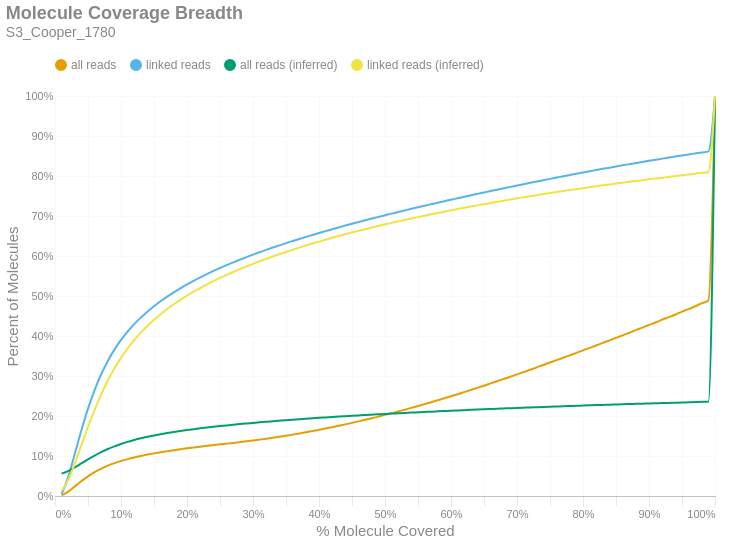

Write notebook code for a chart like this one.
### Markdown cell above
### Molecule Read Coverage
This chart shows molecule coverage breadth as computed by the number of bases aligned to that molecule. In other words, "*how much of each unique long molecule is actually sequenced/aligned?*" Keep in mind there is a distinction between sequences and alignments, since some sequences belonging to a particular molecule may not align well and wouldn't appear in the alignment data. This chart also shows molecule coverage breadth as computed by the *inferred fragment* from which the aligned sequences originate. Unlike read coverage, this calculation takes into account the total insert size, including unsequenced gaps between the forward and reverse reads. Like the previous figures, these are cumulative percents.

### Code cell
if SKIPLR:
    print_html(f"Skipped")
else:
    binned_df = consolidated_hist(valids['coverage_bp'], mask, 0.01, True)
    binned_df_inf = consolidated_hist(valids['coverage_inserts'], mask, 0.01, True)
    binned_df = binned_df.with_columns(pl.lit(binned_df_inf['all reads (cumsum)']).alias('all reads (inferred)'))
    binned_df = binned_df.with_columns(pl.lit(binned_df_inf['linked reads (cumsum)']).alias('linked reads (inferred)'))
    binned_df = binned_df.with_columns(
        (pl.col('bin').cast(pl.Float64) + 0.01).alias('right_edge')
    )

    with SafeRender(binned_df):
        (
            density_plot(binned_df, 'Molecule Coverage Breadth', samplename, 'molcov', ['all reads (inferred)','linked reads (inferred)'])
            .encode(
                #x=alt.X('bin:Q', title="% Molecule Covered").axis(format = '%').scale(padding=0),
                x=alt.X('right_edge:Q', title="% Molecule Covered").axis(format='%').scale(padding=0),
                y=alt.Y('value:Q', title='Percent of Molecules')
                    .axis(format='%')
                    .stack(False)
                    .scale(domainMin=0, padding=0),
                color=alt.Color("key:N").scale(domain = ["all reads", "linked reads", "all reads (inferred)", "linked reads (inferred)"]),
                tooltip = [
                    alt.Tooltip("key:N", title = "Data Type"),
                    alt.Tooltip("range_label:N", title="% Molecule Covered"),
                    alt.Tooltip("value:Q", format = ".2%", title="% Molecules")
                ]
            )
        ).display()

### Figure 1 — Vega-Lite specification as saved in the notebook (floating-point values rounded to 4 significant figures)
{"width": "container", "height": 400, "config": {"title": {"anchor": "start", "dy": -15, "fontSize": 18, "color": "#888888", "subtitleColor": "#888888", "subtitleFontSize": 14}, "arc": {"fill": "#0072B2"}, "axis": {"domainColor": "#888888", "domainWidth": 0.5, "gridWidth": 0.2, "grid": false, "titleFontWeight": 400, "titleFontSize": 15, "labelFontSize": 11, "labelColor": "#888888", "tickColor": "#888888", "tickWidth": 0.2, "titleColor": "#888888"}, "axisBand": {"grid": false}, "axisX": {"grid": true, "tickSize": 10, "domainCap": "round"}, "axisY": {"domain": false, "grid": true, "tickSize": 0, "domainCap": "round"}, "background": "transparent", "header": {"labelFontSize": 15, "labelColor": "#888888", "titleFontSize": 15, "titleFontWeight": 600, "titleColor": "#888888"}, "legend": {"labelFont": "sans-serif", "labelFontSize": 12, "labelColor": "#888888", "symbolSize": 100, "symbolType": "circle", "titleFontSize": 12, "titlePadding": 10, "titleColor": "#888888", "title": null, "orient": "top"}, "range": {"category": ["#E69F00", "#56B4E9", "#009E73", "#F0E442", "#0072B2", "#D55E00", "#CC79A7", "#000000"], "diverging": ["#cfe8f3", "#a2d4ec", "#73bfe2", "#46abdb", "#1696d2", "#12719e"]}, "area": {"fill": "#0072B2", "fillOpacity": 0.7, "line": true, "strokeOpacity": 0.7}, "line": {"color": "#0072B2", "stroke": "#0072B2", "strokeWidth": 2}, "trail": {"color": "#0072B2", "stroke": "#0072B2", "strokeWidth": 0, "size": 1}, "point": {"filled": true, "fillOpacity": 1.0, "size": 95}, "text": {"color": "#888888", "fontSize": 11, "align": "right", "fontWeight": 400, "size": 11}, "bar": {"fill": "#0072B2", "stroke": null}, "view": {"stroke": null, "continuousWidth": 660, "continuousHeight": 400}}, "data": {"name": "data-66fd56ee8e19a996f058438a1b7d64c3"}, "mark": {"type": "line", "interpolate": "monotone", "point": {"opacity": 0, "size": 275}}, "encoding": {"color": {"field": "key", "scale": {"domain": ["all reads", "linked reads", "all reads (inferred)", "linked reads (inferred)"]}, "type": "nominal"}, "tooltip": [{"field": "key", "title": "Data Type", "type": "nominal"}, {"field": "range_label", "title": "% Molecule Covered", "type": "nominal"}, {"field": "value", "format": ".2%", "title": "% Molecules", "type": "quantitative"}], "x": {"axis": {"format": "%"}, "field": "right_edge", "scale": {"padding": 0}, "title": "% Molecule Covered", "type": "quantitative"}, "y": {"axis": {"format": "%"}, "field": "value", "scale": {"domainMin": 0, "padding": 0}, "stack": false, "title": "Percent of Molecules", "type": "quantitative"}}, "params": [{"name": "param_c36ac31b6afebe62", "select": {"type": "point", "fields": ["key"]}, "bind": "legend"}], "title": {"text": "Molecule Coverage Breadth", "subtitle": "S3_Cooper_1780"}, "transform": [{"fold": ["all reads (cumsum)", "linked reads (cumsum)", "all reads (inferred)", "linked reads (inferred)"]}, {"calculate": "replace(datum.key, ' (cumsum)', '')", "as": "key"}, {"filter": {"param": "param_c36ac31b6afebe62"}}], "usermeta": {"embedOptions": {"downloadFileName": "S3_Cooper_1780.molcov"}}, "$schema": "https://vega.github.io/schema/vega-lite/v6.1.0.json", "datasets": {"data-66fd56ee8e19a996f058438a1b7d64c3": [{"bin": "0.0", "interval": "0.0-0.01", "all reads": 0.001315, "linked reads": 0.005105, "all reads (cumsum)": 0.001315, "linked reads (cumsum)": 0.005105, "range_label": "0.0-0.01", "all reads (inferred)": 0.05587, "linked reads (inferred)": 0.0128, "right_edge": 0.01}, {"bin": "0.01", "interval": "0.01-0.02", "all reads": 0.009582, "linked reads": 0.0422, "all reads (cumsum)": 0.0109, "linked reads (cumsum)": 0.0473, "range_label": "0.01-0.02", "all reads (inferred)": 0.06197, "linked reads (inferred)": 0.03954, "right_edge": 0.02}, {"bin": "0.02", "interval": "0.02-0.03", "all reads": 0.01305, "linked reads": 0.0583, "all reads (cumsum)": 0.02395, "linked reads (cumsum)": 0.1056, "range_label": "0.02-0.03", "all reads (inferred)": 0.07126, "linked reads (inferred)": 0.08099, "right_edge": 0.03}, {"bin": "0.03", "interval": "0.03-0.04", "all reads": 0.01316, "linked reads": 0.05894, "all reads (cumsum)": 0.03712, "linked reads (cumsum)": 0.1645, "range_label": "0.03-0.04", "all reads (inferred)": 0.08154, "linked reads (inferred)": 0.1271, "right_edge": 0.04}, {"bin": "0.04", "interval": "0.04-0.05", "all reads": 0.01202, "linked reads": 0.0539, "all reads (cumsum)": 0.04914, "linked reads (cumsum)": 0.2184, "range_label": "0.04-0.05", "all reads (inferred)": 0.09176, "linked reads (inferred)": 0.1729, "right_edge": 0.05}, {"bin": "0.05", "interval": "0.05-0.06", "all reads": 0.01038, "linked reads": 0.0465, "all reads (cumsum)": 0.05952, "linked reads (cumsum)": 0.2649, "range_label": "0.05-0.06", "all reads (inferred)": 0.1012, "linked reads (inferred)": 0.2154, "right_edge": 0.06}, {"bin": "0.06", "interval": "0.06-0.07", "all reads": 0.008806, "linked reads": 0.03944, "all reads (cumsum)": 0.06833, "linked reads (cumsum)": 0.3044, "range_label": "0.06-0.07", "all reads (inferred)": 0.1099, "linked reads (inferred)": 0.2542, "right_edge": 0.07}, {"bin": "0.07", "interval": "0.07-0.08", "all reads": 0.00744, "linked reads": 0.0333, "all reads (cumsum)": 0.07577, "linked reads (cumsum)": 0.3377, "range_label": "0.07-0.08", "all reads (inferred)": 0.1175, "linked reads (inferred)": 0.2886, "right_edge": 0.08}, {"bin": "0.08", "interval": "0.08-0.09", "all reads": 0.006344, "linked reads": 0.02833, "all reads (cumsum)": 0.08211, "linked reads (cumsum)": 0.366, "range_label": "0.08-0.09", "all reads (inferred)": 0.1242, "linked reads (inferred)": 0.3186, "right_edge": 0.09}, {"bin": "0.09", "interval": "0.09-0.1", "all reads": 0.005415, "linked reads": 0.02414, "all reads (cumsum)": 0.08753, "linked reads (cumsum)": 0.3902, "range_label": "0.09-0.1", "all reads (inferred)": 0.1301, "linked reads (inferred)": 0.3452, "right_edge": 0.1}, {"bin": "0.1", "interval": "0.1-0.11", "all reads": 0.004741, "linked reads": 0.02104, "all reads (cumsum)": 0.09227, "linked reads (cumsum)": 0.4112, "range_label": "0.1-0.11", "all reads (inferred)": 0.1353, "linked reads (inferred)": 0.3687, "right_edge": 0.11}, {"bin": "0.11", "interval": "0.11-0.12", "all reads": 0.004169, "linked reads": 0.01849, "all reads (cumsum)": 0.09644, "linked reads (cumsum)": 0.4297, "range_label": "0.11-0.12", "all reads (inferred)": 0.14, "linked reads (inferred)": 0.3897, "right_edge": 0.12}, {"bin": "0.12", "interval": "0.12-0.13", "all reads": 0.003675, "linked reads": 0.01627, "all reads (cumsum)": 0.1001, "linked reads (cumsum)": 0.446, "range_label": "0.12-0.13", "all reads (inferred)": 0.1442, "linked reads (inferred)": 0.4084, "right_edge": 0.13}, {"bin": "0.13", "interval": "0.13-0.14", "all reads": 0.00338, "linked reads": 0.01493, "all reads (cumsum)": 0.1035, "linked reads (cumsum)": 0.4609, "range_label": "0.13-0.14", "all reads (inferred)": 0.1479, "linked reads (inferred)": 0.4252, "right_edge": 0.14}, {"bin": "0.14", "interval": "0.14-0.15", "all reads": 0.003076, "linked reads": 0.01355, "all reads (cumsum)": 0.1066, "linked reads (cumsum)": 0.4744, "range_label": "0.14-0.15", "all reads (inferred)": 0.1514, "linked reads (inferred)": 0.4405, "right_edge": 0.15}, {"bin": "0.15", "interval": "0.15-0.16", "all reads": 0.002849, "linked reads": 0.01248, "all reads (cumsum)": 0.1094, "linked reads (cumsum)": 0.4869, "range_label": "0.15-0.16", "all reads (inferred)": 0.1545, "linked reads (inferred)": 0.4545, "right_edge": 0.16}, {"bin": "0.16", "interval": "0.16-0.17", "all reads": 0.002669, "linked reads": 0.01162, "all reads (cumsum)": 0.1121, "linked reads (cumsum)": 0.4985, "range_label": "0.16-0.17", "all reads (inferred)": 0.1574, "linked reads (inferred)": 0.4675, "right_edge": 0.17}, {"bin": "0.17", "interval": "0.17-0.18", "all reads": 0.002481, "linked reads": 0.0107, "all reads (cumsum)": 0.1146, "linked reads (cumsum)": 0.5092, "range_label": "0.17-0.18", "all reads (inferred)": 0.1601, "linked reads (inferred)": 0.4794, "right_edge": 0.18}, {"bin": "0.18", "interval": "0.18-0.19", "all reads": 0.002353, "linked reads": 0.01008, "all reads (cumsum)": 0.1169, "linked reads (cumsum)": 0.5193, "range_label": "0.18-0.19", "all reads (inferred)": 0.1625, "linked reads (inferred)": 0.4905, "right_edge": 0.19}, {"bin": "0.19", "interval": "0.19-0.2", "all reads": 0.002254, "linked reads": 0.009614, "all reads (cumsum)": 0.1192, "linked reads (cumsum)": 0.5289, "range_label": "0.19-0.2", "all reads (inferred)": 0.1649, "linked reads (inferred)": 0.501, "right_edge": 0.2}, {"bin": "0.2", "interval": "0.2-0.21", "all reads": 0.002128, "linked reads": 0.008974, "all reads (cumsum)": 0.1213, "linked reads (cumsum)": 0.5379, "range_label": "0.2-0.21", "all reads (inferred)": 0.1671, "linked reads (inferred)": 0.5107, "right_edge": 0.21}, {"bin": "0.21", "interval": "0.21-0.22", "all reads": 0.002053, "linked reads": 0.008553, "all reads (cumsum)": 0.1234, "linked reads (cumsum)": 0.5464, "range_label": "0.21-0.22", "all reads (inferred)": 0.1691, "linked reads (inferred)": 0.5199, "right_edge": 0.22}, {"bin": "0.22", "interval": "0.22-0.23", "all reads": 0.001999, "linked reads": 0.008276, "all reads (cumsum)": 0.1254, "linked reads (cumsum)": 0.5547, "range_label": "0.22-0.23", "all reads (inferred)": 0.1711, "linked reads (inferred)": 0.5287, "right_edge": 0.23}, {"bin": "0.23", "interval": "0.23-0.24", "all reads": 0.001914, "linked reads": 0.007777, "all reads (cumsum)": 0.1273, "linked reads (cumsum)": 0.5625, "range_label": "0.23-0.24", "all reads (inferred)": 0.173, "linked reads (inferred)": 0.5371, "right_edge": 0.24}, {"bin": "0.24", "interval": "0.24-0.25", "all reads": 0.001883, "linked reads": 0.007553, "all reads (cumsum)": 0.1291, "linked reads (cumsum)": 0.5701, "range_label": "0.24-0.25", "all reads (inferred)": 0.1748, "linked reads (inferred)": 0.5452, "right_edge": 0.25}, {"bin": "0.25", "interval": "0.25-0.26", "all reads": 0.001795, "linked reads": 0.007016, "all reads (cumsum)": 0.1309, "linked reads (cumsum)": 0.5771, "range_label": "0.25-0.26", "all reads (inferred)": 0.1765, "linked reads (inferred)": 0.5528, "right_edge": 0.26}, {"bin": "0.26", "interval": "0.26-0.27", "all reads": 0.001845, "linked reads": 0.006913, "all reads (cumsum)": 0.1328, "linked reads (cumsum)": 0.584, "range_label": "0.26-0.27", "all reads (inferred)": 0.1782, "linked reads (inferred)": 0.5601, "right_edge": 0.27}, {"bin": "0.27", "interval": "0.27-0.28", "all reads": 0.001896, "linked reads": 0.006695, "all reads (cumsum)": 0.1347, "linked reads (cumsum)": 0.5907, "range_label": "0.27-0.28", "all reads (inferred)": 0.1798, "linked reads (inferred)": 0.5672, "right_edge": 0.28}, {"bin": "0.28", "interval": "0.28-0.29", "all reads": 0.001956, "linked reads": 0.006402, "all reads (cumsum)": 0.1366, "linked reads (cumsum)": 0.5971, "range_label": "0.28-0.29", "all reads (inferred)": 0.1813, "linked reads (inferred)": 0.5739, "right_edge": 0.29}, {"bin": "0.29", "interval": "0.29-0.3", "all reads": 0.002098, "linked reads": 0.006305, "all reads (cumsum)": 0.1387, "linked reads (cumsum)": 0.6034, "range_label": "0.29-0.3", "all reads (inferred)": 0.1828, "linked reads (inferred)": 0.5805, "right_edge": 0.3}, {"bin": "0.3", "interval": "0.3-0.31", "all reads": 0.002181, "linked reads": 0.006067, "all reads (cumsum)": 0.1409, "linked reads (cumsum)": 0.6095, "range_label": "0.3-0.31", "all reads (inferred)": 0.1842, "linked reads (inferred)": 0.5868, "right_edge": 0.31}, {"bin": "0.31", "interval": "0.31-0.32", "all reads": 0.00232, "linked reads": 0.00595, "all reads (cumsum)": 0.1432, "linked reads (cumsum)": 0.6154, "range_label": "0.31-0.32", "all reads (inferred)": 0.1856, "linked reads (inferred)": 0.5929, "right_edge": 0.32}, {"bin": "0.32", "interval": "0.32-0.33", "all reads": 0.002416, "linked reads": 0.005692, "all reads (cumsum)": 0.1457, "linked reads (cumsum)": 0.6211, "range_label": "0.32-0.33", "all reads (inferred)": 0.1869, "linked reads (inferred)": 0.5989, "right_edge": 0.33}, {"bin": "0.33", "interval": "0.33-0.34", "all reads": 0.002488, "linked reads": 0.005547, "all reads (cumsum)": 0.1481, "linked reads (cumsum)": 0.6266, "range_label": "0.33-0.34", "all reads (inferred)": 0.1882, "linked reads (inferred)": 0.6046, "right_edge": 0.34}, {"bin": "0.34", "interval": "0.34-0.35", "all reads": 0.002607, "linked reads": 0.005433, "all reads (cumsum)": 0.1508, "linked reads (cumsum)": 0.6321, "range_label": "0.34-0.35", "all reads (inferred)": 0.1895, "linked reads (inferred)": 0.6102, "right_edge": 0.35}, {"bin": "0.35", "interval": "0.35-0.36", "all reads": 0.002693, "linked reads": 0.005271, "all reads (cumsum)": 0.1534, "linked reads (cumsum)": 0.6373, "range_label": "0.35-0.36", "all reads (inferred)": 0.1907, "linked reads (inferred)": 0.6156, "right_edge": 0.36}, {"bin": "0.36", "interval": "0.36-0.37", "all reads": 0.002823, "linked reads": 0.005214, "all reads (cumsum)": 0.1563, "linked reads (cumsum)": 0.6426, "range_label": "0.36-0.37", "all reads (inferred)": 0.1919, "linked reads (inferred)": 0.6209, "right_edge": 0.37}, {"bin": "0.37", "interval": "0.37-0.38", "all reads": 0.002924, "linked reads": 0.005043, "all reads (cumsum)": 0.1592, "linked reads (cumsum)": 0.6476, "range_label": "0.37-0.38", "all reads (inferred)": 0.1931, "linked reads (inferred)": 0.6261, "right_edge": 0.38}, {"bin": "0.38", "interval": "0.38-0.39", "all reads": 0.003042, "linked reads": 0.005035, "all reads (cumsum)": 0.1622, "linked reads (cumsum)": 0.6526, "range_label": "0.38-0.39", "all reads (inferred)": 0.1942, "linked reads (inferred)": 0.6311, "right_edge": 0.39}, {"bin": "0.39", "interval": "0.39-0.4", "all reads": 0.003204, "linked reads": 0.004918, "all reads (cumsum)": 0.1654, "linked reads (cumsum)": 0.6576, "range_label": "0.39-0.4", "all reads (inferred)": 0.1953, "linked reads (inferred)": 0.636, "right_edge": 0.4}, {"bin": "0.4", "interval": "0.4-0.41", "all reads": 0.003236, "linked reads": 0.004699, "all reads (cumsum)": 0.1687, "linked reads (cumsum)": 0.6623, "range_label": "0.4-0.41", "all reads (inferred)": 0.1964, "linked reads (inferred)": 0.6408, "right_edge": 0.41}, {"bin": "0.41", "interval": "0.41-0.42", "all reads": 0.003395, "linked reads": 0.004702, "all reads (cumsum)": 0.1721, "linked reads (cumsum)": 0.667, "range_label": "0.41-0.42", "all reads (inferred)": 0.1975, "linked reads (inferred)": 0.6454, "right_edge": 0.42}, {"bin": "0.42", "interval": "0.42-0.43", "all reads": 0.003459, "linked reads": 0.004611, "all reads (cumsum)": 0.1755, "linked reads (cumsum)": 0.6716, "range_label": "0.42-0.43", "all reads (inferred)": 0.1985, "linked reads (inferred)": 0.6499, "right_edge": 0.43}, {"bin": "0.43", "interval": "0.43-0.44", "all reads": 0.003563, "linked reads": 0.004569, "all reads (cumsum)": 0.1791, "linked reads (cumsum)": 0.6761, "range_label": "0.43-0.44", "all reads (inferred)": 0.1995, "linked reads (inferred)": 0.6543, "right_edge": 0.44}, {"bin": "0.44", "interval": "0.44-0.45", "all reads": 0.003677, "linked reads": 0.004505, "all reads (cumsum)": 0.1828, "linked reads (cumsum)": 0.6806, "range_label": "0.44-0.45", "all reads (inferred)": 0.2005, "linked reads (inferred)": 0.6586, "right_edge": 0.45}, {"bin": "0.45", "interval": "0.45-0.46", "all reads": 0.003784, "linked reads": 0.004383, "all reads (cumsum)": 0.1865, "linked reads (cumsum)": 0.685, "range_label": "0.45-0.46", "all reads (inferred)": 0.2014, "linked reads (inferred)": 0.6629, "right_edge": 0.46}, {"bin": "0.46", "interval": "0.46-0.47", "all reads": 0.003886, "linked reads": 0.00425, "all reads (cumsum)": 0.1904, "linked reads (cumsum)": 0.6893, "range_label": "0.46-0.47", "all reads (inferred)": 0.2024, "linked reads (inferred)": 0.6671, "right_edge": 0.47}, {"bin": "0.47", "interval": "0.47-0.48", "all reads": 0.004017, "linked reads": 0.004297, "all reads (cumsum)": 0.1945, "linked reads (cumsum)": 0.6936, "range_label": "0.47-0.48", "all reads (inferred)": 0.2033, "linked reads (inferred)": 0.6711, "right_edge": 0.48}, {"bin": "0.48", "interval": "0.48-0.49", "all reads": 0.003965, "linked reads": 0.004167, "all reads (cumsum)": 0.1984, "linked reads (cumsum)": 0.6977, "range_label": "0.48-0.49", "all reads (inferred)": 0.2042, "linked reads (inferred)": 0.6752, "right_edge": 0.49}, {"bin": "0.49", "interval": "0.49-0.5", "all reads": 0.004448, "linked reads": 0.004275, "all reads (cumsum)": 0.2029, "linked reads (cumsum)": 0.702, "range_label": "0.49-0.5", "all reads (inferred)": 0.2052, "linked reads (inferred)": 0.6792, "right_edge": 0.5}, {"bin": "0.5", "interval": "0.5-0.51", "all reads": 0.003929, "linked reads": 0.00394, "all reads (cumsum)": 0.2068, "linked reads (cumsum)": 0.706, "range_label": "0.5-0.51", "all reads (inferred)": 0.206, "linked reads (inferred)": 0.6829, "right_edge": 0.51}, {"bin": "0.51", "interval": "0.51-0.52", "all reads": 0.004526, "linked reads": 0.004053, "all reads (cumsum)": 0.2113, "linked reads (cumsum)": 0.71, "range_label": "0.51-0.52", "all reads (inferred)": 0.2069, "linked reads (inferred)": 0.6866, "right_edge": 0.52}, {"bin": "0.52", "interval": "0.52-0.53", "all reads": 0.004422, "linked reads": 0.004016, "all reads (cumsum)": 0.2157, "linked reads (cumsum)": 0.714, "range_label": "0.52-0.53", "all reads (inferred)": 0.2077, "linked reads (inferred)": 0.6903, "right_edge": 0.53}, {"bin": "0.53", "interval": "0.53-0.54", "all reads": 0.00459, "linked reads": 0.004016, "all reads (cumsum)": 0.2203, "linked reads (cumsum)": 0.718, "range_label": "0.53-0.54", "all reads (inferred)": 0.2085, "linked reads (inferred)": 0.6938, "right_edge": 0.54}, {"bin": "0.54", "interval": "0.54-0.55", "all reads": 0.004554, "linked reads": 0.003895, "all reads (cumsum)": 0.2249, "linked reads (cumsum)": 0.7219, "range_label": "0.54-0.55", "all reads (inferred)": 0.2093, "linked reads (inferred)": 0.6972, "right_edge": 0.55}, {"bin": "0.55", "interval": "0.55-0.56", "all reads": 0.004813, "linked reads": 0.003893, "all reads (cumsum)": 0.2297, "linked reads (cumsum)": 0.7258, "range_label": "0.55-0.56", "all reads (inferred)": 0.2101, "linked reads (inferred)": 0.7007, "right_edge": 0.56}, {"bin": "0.56", "interval": "0.56-0.57", "all reads": 0.004811, "linked reads": 0.003773, "all reads (cumsum)": 0.2345, "linked reads (cumsum)": 0.7296, "range_label": "0.56-0.57", "all reads (inferred)": 0.2109, "linked reads (inferred)": 0.7042, "right_edge": 0.57}, {"bin": "0.57", "interval": "0.57-0.58", "all reads": 0.004849, "linked reads": 0.00373, "all reads (cumsum)": 0.2394, "linked reads (cumsum)": 0.7333, "range_label": "0.57-0.58", "all reads (inferred)": 0.2117, "linked reads (inferred)": 0.7075, "right_edge": 0.58}, {"bin": "0.58", "interval": "0.58-0.59", "all reads": 0.004935, "linked reads": 0.003737, "all reads (cumsum)": 0.2443, "linked reads (cumsum)": 0.7371, "range_label": "0.58-0.59", "all reads (inferred)": 0.2125, "linked reads (inferred)": 0.7108, "right_edge": 0.59}, {"bin": "0.59", "interval": "0.59-0.6", "all reads": 0.00517, "linked reads": 0.003775, "all reads (cumsum)": 0.2495, "linked reads (cumsum)": 0.7408, "range_label": "0.59-0.6", "all reads (inferred)": 0.2132, "linked reads (inferred)": 0.7141, "right_edge": 0.6}, {"bin": "0.6", "interval": "0.6-0.61", "all reads": 0.004951, "linked reads": 0.003583, "all reads (cumsum)": 0.2544, "linked reads (cumsum)": 0.7444, "range_label": "0.6-0.61", "all reads (inferred)": 0.2139, "linked reads (inferred)": 0.7172, "right_edge": 0.61}, {"bin": "0.61", "interval": "0.61-0.62", "all reads": 0.005338, "linked reads": 0.003667, "all reads (cumsum)": 0.2598, "linked reads (cumsum)": 0.7481, "range_label": "0.61-0.62", "all reads (inferred)": 0.2147, "linked reads (inferred)": 0.7204, "right_edge": 0.62}, {"bin": "0.62", "interval": "0.62-0.63", "all reads": 0.005242, "linked reads": 0.003619, "all reads (cumsum)": 0.265, "linked reads (cumsum)": 0.7517, "range_label": "0.62-0.63", "all reads (inferred)": 0.2154, "linked reads (inferred)": 0.7235, "right_edge": 0.63}, {"bin": "0.63", "interval": "0.63-0.64", "all reads": 0.005383, "linked reads": 0.00358, "all reads (cumsum)": 0.2704, "linked reads (cumsum)": 0.7553, "range_label": "0.63-0.64", "all reads (inferred)": 0.2161, "linked reads (inferred)": 0.7266, "right_edge": 0.64}, {"bin": "0.64", "interval": "0.64-0.65", "all reads": 0.005393, "linked reads": 0.003567, "all reads (cumsum)": 0.2758, "linked reads (cumsum)": 0.7589, "range_label": "0.64-0.65", "all reads (inferred)": 0.2168, "linked reads (inferred)": 0.7296, "right_edge": 0.65}, {"bin": "0.65", "interval": "0.65-0.66", "all reads": 0.005732, "linked reads": 0.00361, "all reads (cumsum)": 0.2815, "linked reads (cumsum)": 0.7625, "range_label": "0.65-0.66", "all reads (inferred)": 0.2175, "linked reads (inferred)": 0.7326, "right_edge": 0.66}, {"bin": "0.66", "interval": "0.66-0.67", "all reads": 0.005444, "linked reads": 0.003404, "all reads (cumsum)": 0.2869, "linked reads (cumsum)": 0.7659, "range_label": "0.66-0.67", "all reads (inferred)": 0.2182, "linked reads (inferred)": 0.7355, "right_edge": 0.67}, {"bin": "0.67", "interval": "0.67-0.68", "all reads": 0.005712, "linked reads": 0.003563, "all reads (cumsum)": 0.2927, "linked reads (cumsum)": 0.7694, "range_label": "0.67-0.68", "all reads (inferred)": 0.2188, "linked reads (inferred)": 0.7384, "right_edge": 0.68}, {"bin": "0.68", "interval": "0.68-0.69", "all reads": 0.005597, "linked reads": 0.003362, "all reads (cumsum)": 0.2983, "linked reads (cumsum)": 0.7728, "range_label": "0.68-0.69", "all reads (inferred)": 0.2195, "linked reads (inferred)": 0.7413, "right_edge": 0.69}, {"bin": "0.69", "interval": "0.69-0.7", "all reads": 0.005845, "linked reads": 0.003411, "all reads (cumsum)": 0.3041, "linked reads (cumsum)": 0.7762, "range_label": "0.69-0.7", "all reads (inferred)": 0.2202, "linked reads (inferred)": 0.7441, "right_edge": 0.7}, {"bin": "0.7", "interval": "0.7-0.71", "all reads": 0.005734, "linked reads": 0.003373, "all reads (cumsum)": 0.3098, "linked reads (cumsum)": 0.7796, "range_label": "0.7-0.71", "all reads (inferred)": 0.2208, "linked reads (inferred)": 0.7468, "right_edge": 0.71}, {"bin": "0.71", "interval": "0.71-0.72", "all reads": 0.005802, "linked reads": 0.003333, "all reads (cumsum)": 0.3156, "linked reads (cumsum)": 0.7829, "range_label": "0.71-0.72", "all reads (inferred)": 0.2214, "linked reads (inferred)": 0.7495, "right_edge": 0.72}, {"bin": "0.72", "interval": "0.72-0.73", "all reads": 0.005969, "linked reads": 0.003312, "all reads (cumsum)": 0.3216, "linked reads (cumsum)": 0.7862, "range_label": "0.72-0.73", "all reads (inferred)": 0.222, "linked reads (inferred)": 0.7521, "right_edge": 0.73}, {"bin": "0.73", "interval": "0.73-0.74", "all reads": 0.00587, "linked reads": 0.003291, "all reads (cumsum)": 0.3275, "linked reads (cumsum)": 0.7895, "range_label": "0.73-0.74", "all reads (inferred)": 0.2227, "linked reads (inferred)": 0.7548, "right_edge": 0.74}, {"bin": "0.74", "interval": "0.74-0.75", "all reads": 0.006216, "linked reads": 0.003339, "all reads (cumsum)": 0.3337, "linked reads (cumsum)": 0.7929, "range_label": "0.74-0.75", "all reads (inferred)": 0.2233, "linked reads (inferred)": 0.7573, "right_edge": 0.75}, {"bin": "0.75", "interval": "0.75-0.76", "all reads": 0.005874, "linked reads": 0.003185, "all reads (cumsum)": 0.3396, "linked reads (cumsum)": 0.796, "range_label": "0.75-0.76", "all reads (inferred)": 0.2239, "linked reads (inferred)": 0.7599, "right_edge": 0.76}, {"bin": "0.76", "interval": "0.76-0.77", "all reads": 0.006055, "linked reads": 0.003186, "all reads (cumsum)": 0.3456, "linked reads (cumsum)": 0.7992, "range_label": "0.76-0.77", "all reads (inferred)": 0.2244, "linked reads (inferred)": 0.7623, "right_edge": 0.77}, {"bin": "0.77", "interval": "0.77-0.78", "all reads": 0.006075, "linked reads": 0.003146, "all reads (cumsum)": 0.3517, "linked reads (cumsum)": 0.8024, "range_label": "0.77-0.78", "all reads (inferred)": 0.225, "linked reads (inferred)": 0.7648, "right_edge": 0.78}, {"bin": "0.78", "interval": "0.78-0.79", "all reads": 0.006064, "linked reads": 0.003129, "all reads (cumsum)": 0.3578, "linked reads (cumsum)": 0.8055, "range_label": "0.78-0.79", "all reads (inferred)": 0.2256, "linked reads (inferred)": 0.7672, "right_edge": 0.79}, {"bin": "0.79", "interval": "0.79-0.8", "all reads": 0.006452, "linked reads": 0.003314, "all reads (cumsum)": 0.3642, "linked reads (cumsum)": 0.8088, "range_label": "0.79-0.8", "all reads (inferred)": 0.2261, "linked reads (inferred)": 0.7696, "right_edge": 0.8}, {"bin": "0.8", "interval": "0.8-0.81", "all reads": 0.005993, "linked reads": 0.002989, "all reads (cumsum)": 0.3702, "linked reads (cumsum)": 0.8118, "range_label": "0.8-0.81", "all reads (inferred)": 0.2267, "linked reads (inferred)": 0.7719, "right_edge": 0.81}, {"bin": "0.81", "interval": "0.81-0.82", "all reads": 0.006144, "linked reads": 0.003062, "all reads (cumsum)": 0.3763, "linked reads (cumsum)": 0.8149, "range_label": "0.81-0.82", "all reads (inferred)": 0.2272, "linked reads (inferred)": 0.7743, "right_edge": 0.82}, {"bin": "0.82", "interval": "0.82-0.83", "all reads": 0.006338, "linked reads": 0.003015, "all reads (cumsum)": 0.3827, "linked reads (cumsum)": 0.8179, "range_label": "0.82-0.83", "all reads (inferred)": 0.2278, "linked reads (inferred)": 0.7766, "right_edge": 0.83}, {"bin": "0.83", "interval": "0.83-0.84", "all reads": 0.00629, "linked reads": 0.002932, "all reads (cumsum)": 0.389, "linked reads (cumsum)": 0.8208, "range_label": "0.83-0.84", "all reads (inferred)": 0.2283, "linked reads (inferred)": 0.7789, "right_edge": 0.84}, {"bin": "0.84", "interval": "0.84-0.85", "all reads": 0.006272, "linked reads": 0.002974, "all reads (cumsum)": 0.3952, "linked reads (cumsum)": 0.8238, "range_label": "0.84-0.85", "all reads (inferred)": 0.2288, "linked reads (inferred)": 0.7811, "right_edge": 0.85}, {"bin": "0.85", "interval": "0.85-0.86", "all reads": 0.006453, "linked reads": 0.003017, "all reads (cumsum)": 0.4017, "linked reads (cumsum)": 0.8268, "range_label": "0.85-0.86", "all reads (inferred)": 0.2294, "linked reads (inferred)": 0.7833, "right_edge": 0.86}, {"bin": "0.86", "interval": "0.86-0.87", "all reads": 0.006344, "linked reads": 0.002833, "all reads (cumsum)": 0.408, "linked reads (cumsum)": 0.8296, "range_label": "0.86-0.87", "all reads (inferred)": 0.2299, "linked reads (inferred)": 0.7854, "right_edge": 0.87}, {"bin": "0.87", "interval": "0.87-0.88", "all reads": 0.006519, "linked reads": 0.002783, "all reads (cumsum)": 0.4146, "linked reads (cumsum)": 0.8324, "range_label": "0.87-0.88", "all reads (inferred)": 0.2304, "linked reads (inferred)": 0.7875, "right_edge": 0.88}, {"bin": "0.88", "interval": "0.88-0.89", "all reads": 0.00643, "linked reads": 0.002786, "all reads (cumsum)": 0.421, "linked reads (cumsum)": 0.8352, "range_label": "0.88-0.89", "all reads (inferred)": 0.2308, "linked reads (inferred)": 0.7896, "right_edge": 0.89}, {"bin": "0.89", "interval": "0.89-0.9", "all reads": 0.006622, "linked reads": 0.002842, "all reads (cumsum)": 0.4276, "linked reads (cumsum)": 0.838, "range_label": "0.89-0.9", "all reads (inferred)": 0.2313, "linked reads (inferred)": 0.7917, "right_edge": 0.9}, {"bin": "0.9", "interval": "0.9-0.91", "all reads": 0.006217, "linked reads": 0.002621, "all reads (cumsum)": 0.4338, "linked reads (cumsum)": 0.8407, "range_label": "0.9-0.91", "all reads (inferred)": 0.2318, "linked reads (inferred)": 0.7937, "right_edge": 0.91}, {"bin": "0.91", "interval": "0.91-0.92", "all reads": 0.007101, "linked reads": 0.002762, "all reads (cumsum)": 0.4409, "linked reads (cumsum)": 0.8434, "range_label": "0.91-0.92", "all reads (inferred)": 0.2323, "linked reads (inferred)": 0.7957, "right_edge": 0.92}, {"bin": "0.92", "interval": "0.92-0.93", "all reads": 0.006148, "linked reads": 0.002671, "all reads (cumsum)": 0.4471, "linked reads (cumsum)": 0.8461, "range_label": "0.92-0.93", "all reads (inferred)": 0.2328, "linked reads (inferred)": 0.7976, "right_edge": 0.93}, {"bin": "0.93", "interval": "0.93-0.94", "all reads": 0.006722, "linked reads": 0.002664, "all reads (cumsum)": 0.4538, "linked reads (cumsum)": 0.8488, "range_label": "0.93-0.94", "all reads (inferred)": 0.2333, "linked reads (inferred)": 0.7997, "right_edge": 0.94}, {"bin": "0.94", "interval": "0.94-0.95", "all reads": 0.007277, "linked reads": 0.00267, "all reads (cumsum)": 0.4611, "linked reads (cumsum)": 0.8514, "range_label": "0.94-0.95", "all reads (inferred)": 0.2337, "linked reads (inferred)": 0.8017, "right_edge": 0.95}, {"bin": "0.95", "interval": "0.95-0.96", "all reads": 0.006133, "linked reads": 0.002582, "all reads (cumsum)": 0.4672, "linked reads (cumsum)": 0.854, "range_label": "0.95-0.96", "all reads (inferred)": 0.2342, "linked reads (inferred)": 0.8037, "right_edge": 0.96}, {"bin": "0.96", "interval": "0.96-0.97", "all reads": 0.007114, "linked reads": 0.002494, "all reads (cumsum)": 0.4743, "linked reads (cumsum)": 0.8565, "range_label": "0.96-0.97", "all reads (inferred)": 0.2348, "linked reads (inferred)": 0.8058, "right_edge": 0.97}, {"bin": "0.97", "interval": "0.97-0.98", "all reads": 0.007652, "linked reads": 0.002475, "all reads (cumsum)": 0.482, "linked reads (cumsum)": 0.859, "range_label": "0.97-0.98", "all reads (inferred)": 0.2353, "linked reads (inferred)": 0.8079, "right_edge": 0.98}, {"bin": "0.98", "interval": "0.98-0.99", "all reads": 0.00704, "linked reads": 0.002595, "all reads (cumsum)": 0.489, "linked reads (cumsum)": 0.8616, "range_label": "0.98-0.99", "all reads (inferred)": 0.2358, "linked reads (inferred)": 0.8095, "right_edge": 0.99}, {"bin": "0.99", "interval": "0.99-1.0", "all reads": 0.511, "linked reads": 0.1384, "all reads (cumsum)": 1.0, "linked reads (cumsum)": 1.0, "range_label": "0.99-1.0", "all reads (inferred)": 1.0, "linked reads (inferred)": 1.0, "right_edge": 1.0}]}}
